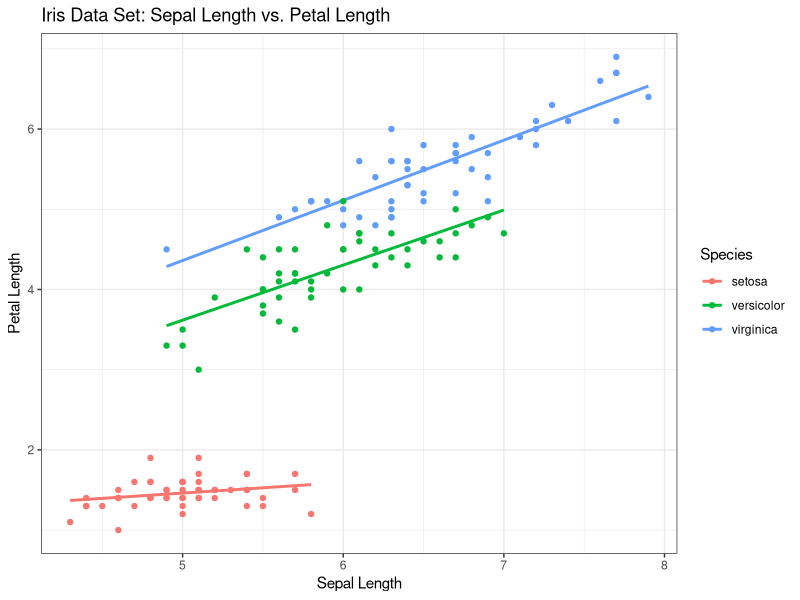
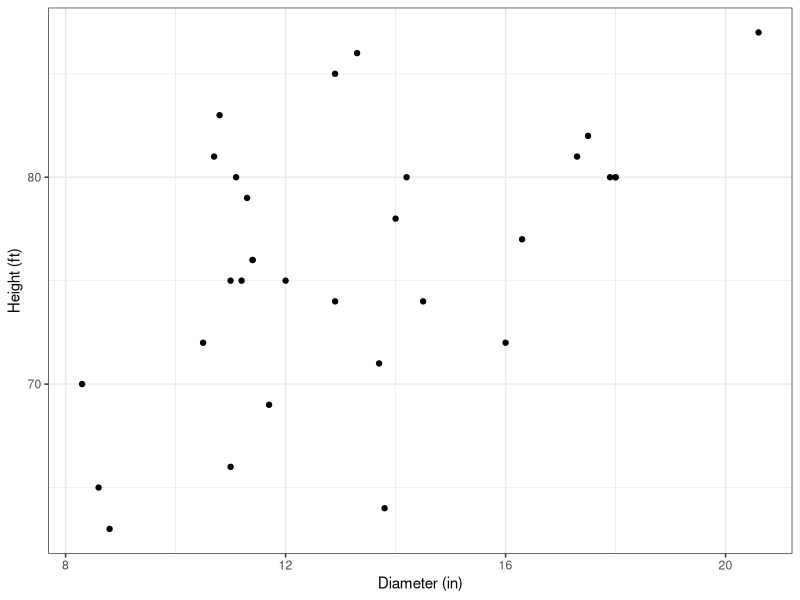
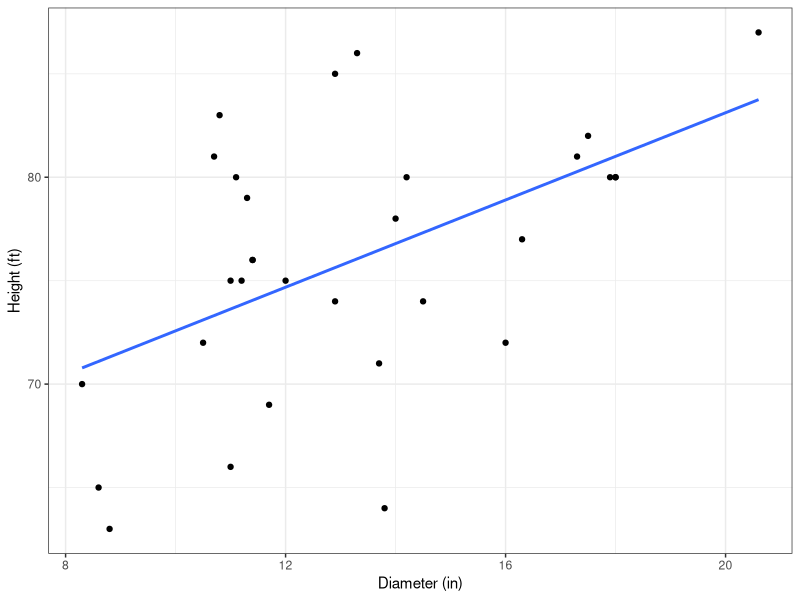
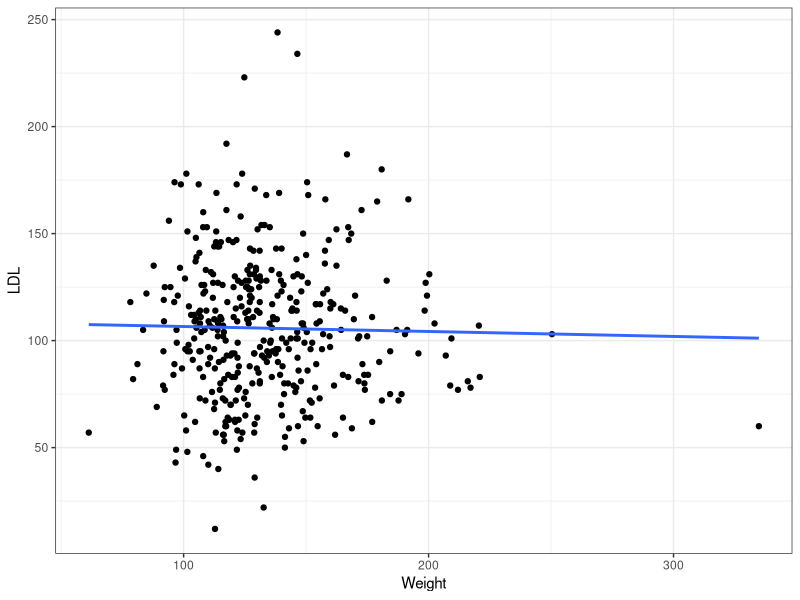
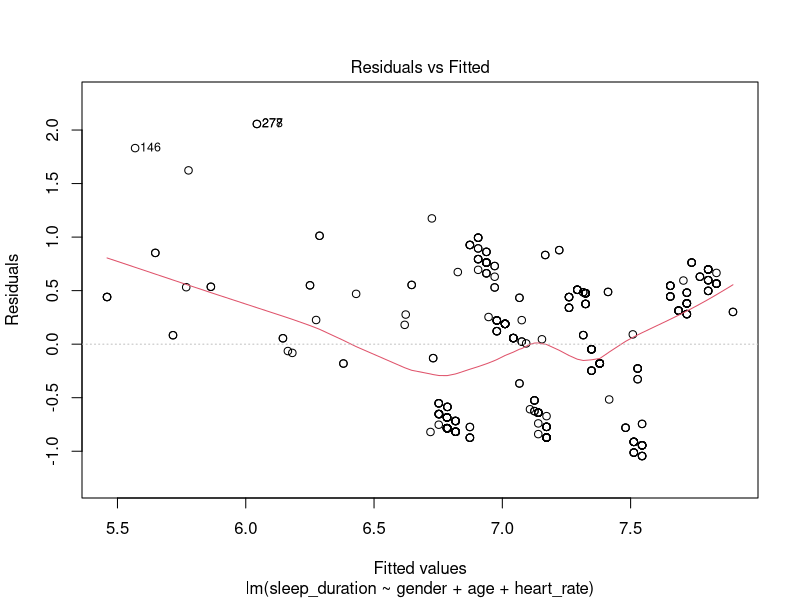
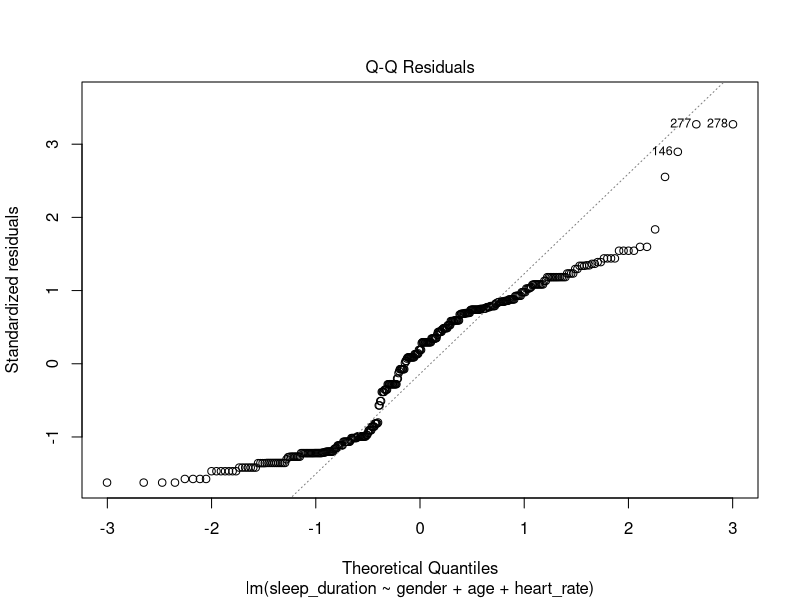
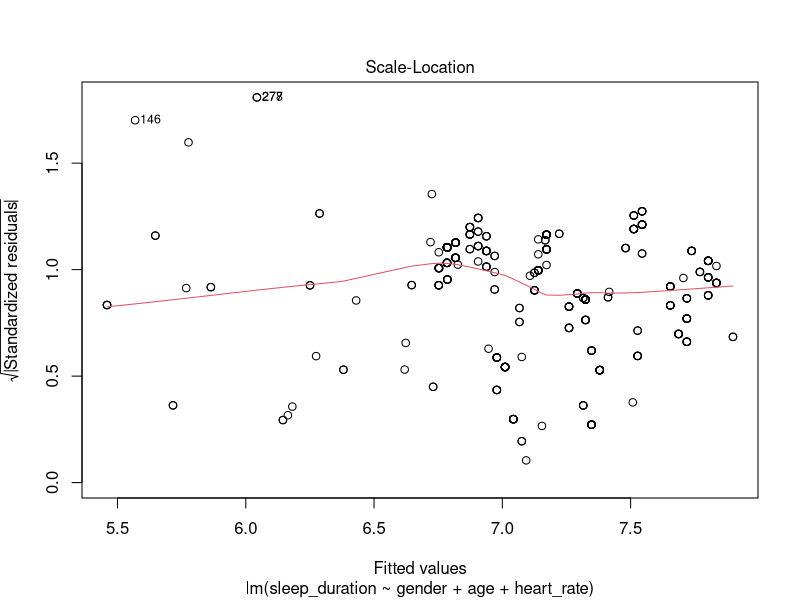
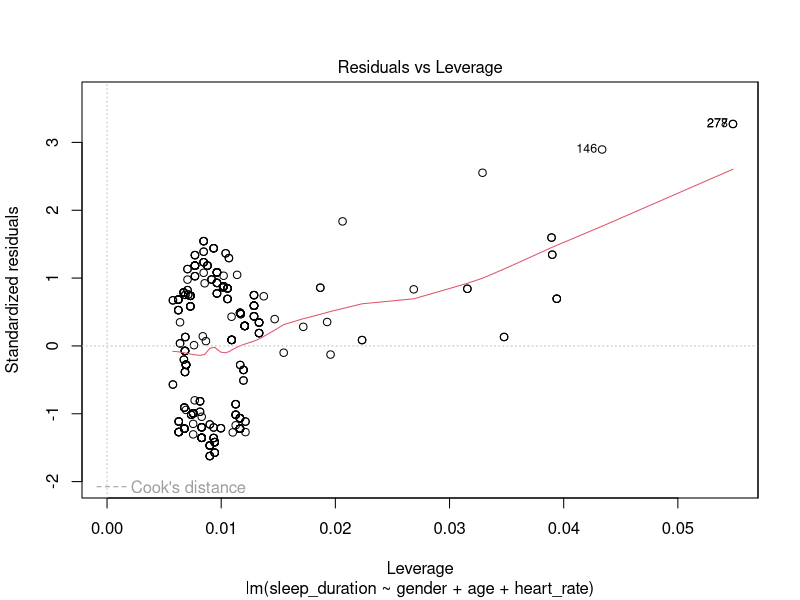

Generate these figures, in order, with R:
## ---- chunk 1
#| echo: false

library(tidyverse)

iris |> ggplot(aes(x=Sepal.Length,y=Petal.Length,group=Species,color=Species)) + 
  geom_smooth(method="lm",formula=y~x,se=F) +
  geom_point() + 
  theme_bw() +
  labs(title="Iris Data Set: Sepal Length vs. Petal Length",
       y="Petal Length",
       x="Sepal Length")

## ---- chunk 2
library(tidyverse)
glimpse(trees)
ggplot(data=trees,aes(x=Girth,y=Height)) + 
  geom_point()  + 
  theme_bw() + 
  labs(x="Diameter (in)", y="Height (ft)")
## ---- chunk 3
mod1 <- lm(Height~Girth,data=trees)
summary(mod1)
## ---- chunk 4
library(tidyverse)
glimpse(trees)
ggplot(data=trees,aes(x=Girth,y=Height)) + 
  geom_point() + 
  geom_smooth(method="lm", formula=y~x,se=F) + 
  theme_bw() + 
  labs(x="Diameter (in)", y="Height (ft)")
## ---- chunk 5
mod1 <- lm(Height~Girth,data=trees)
newdata <- data.frame(Girth=c(10,15,20))
newdata$prediction <- predict(mod1,newdata=newdata,interval = "prediction",level = 0.95)
newdata
## ---- chunk 6
range(trees$Girth)
## ---- chunk 7
liver <- read.csv("Liver_Steatosis.csv")
## ---- chunk 8
ggplot(data=liver,aes(x=Weight,y=LDL))+
  geom_point() + 
  geom_smooth(method="lm", formula=y~x,se=F) + 
  theme_bw()
## ---- chunk 9
mod1 <- lm(LDL~Weight,data=liver)
summary(mod1)
## ---- chunk 10
newdata <- data.frame(Weight=c(120))
newdata$prediction <- predict(mod1,newdata=newdata,interval = "prediction",level = 0.95)
newdata
## ---- chunk 11
sleep <- read.csv("SleepHealthData.csv")
## ---- chunk 12
mod1 <- lm(sleep_duration~gender + age + heart_rate,data=sleep)
summary(mod1)
## ---- chunk 13
plot(mod1)
## ---- chunk 14
liver <- read.csv("Liver_Steatosis.csv")
## ---- chunk 15
mod1 <- lm(CHOL~BMI+ Age + MET_Syndrome+TG,data=liver)
summary(mod1)
## ---- chunk 16
plot(mod1)
## ---- chunk 17
sleep <- read.csv("SleepHealthData.csv")
## ---- chunk 18
cortest <- cor.test(sleep$sleep_duration,sleep$stress_level,conf.level=0.95)

cortest
## ---- chunk 19
cor.test(~sleep_duration+stress_level,data=sleep,conf.level=0.95)
## ---- chunk 20
liver <- read.csv("Liver_Steatosis.csv")
## ---- chunk 21
cortest <- cor.test(liver$BMI,liver$CHOL,conf.level=0.95)

cortest
